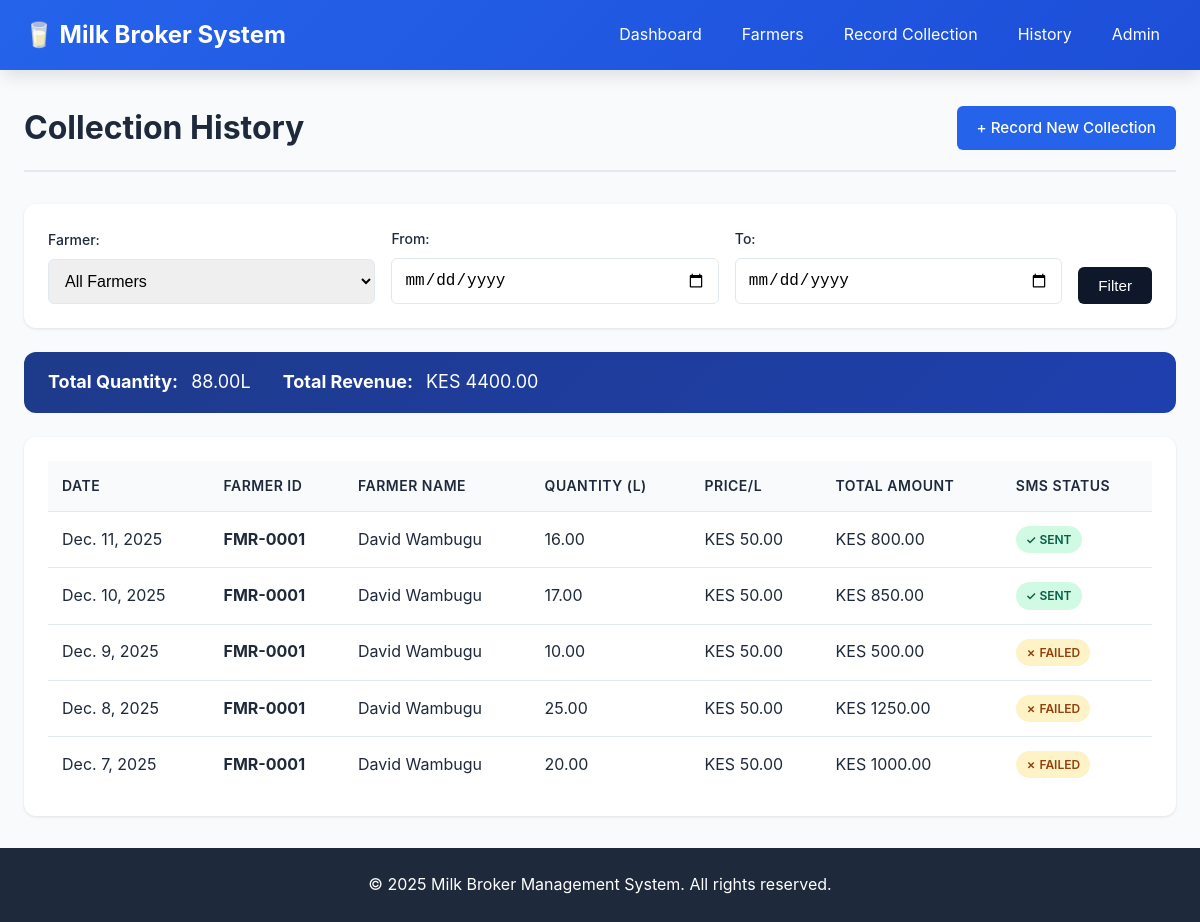
The page /collections/history/ on the database its author committed.
### broker/models.py (models this page shows, shortened)
class MilkCollection(models.Model):
    objects = None
    farmer = models.ForeignKey(Farmer, on_delete=models.CASCADE, related_name='collections')
    quantity = models.DecimalField(max_digits=10, decimal_places=2, help_text="Quantity in liters")
    collection_date = models.DateField(default=timezone.now)
    collection_time = models.TimeField(auto_now_add=True)
    price_per_liter = models.DecimalField(max_digits=10, decimal_places=2, default=50.00)
    total_amount = models.DecimalField(max_digits=10, decimal_places=2, editable=False)
    sms_sent = models.BooleanField(default=False)
    notes = models.TextField(blank=True, null=True)
    created_at = models.DateTimeField(auto_now_add=True)
    class Meta:
        ordering = ['-collection_date', '-collection_time']
        unique_together = ['farmer', 'collection_date']

class Farmer(models.Model):
    objects = None
    phone_regex = RegexValidator(
        regex=r'^\+?254?\d{9,10}$',
        message="Phone number must be in format: '+254712345678' or '0712345678'"
    )
    farmer_id = models.CharField(max_length=20, unique=True, editable=False)
    first_name = models.CharField(max_length=100)
    last_name = models.CharField(max_length=100)
    phone_number = models.CharField(validators=[phone_regex], max_length=15, unique=True)
    id_number = models.CharField(max_length=20, unique=True)
    location = models.CharField(max_length=200)
    date_registered = models.DateTimeField(auto_now_add=True)
    is_active = models.BooleanField(default=True)
    notes = models.TextField(blank=True, null=True)
    class Meta:
        ordering = ['-date_registered']

### broker/views.py (the view)
# urls.py: path('collections/history/', views.collection_history, name='collection_history'),
def collection_history(request):
    collections = MilkCollection.objects.all()
    farmer_id = request.GET.get('farmer')
    date_from = request.GET.get('date_from')
    date_to = request.GET.get('date_to')
    if farmer_id:
        collections = collections.filter(farmer_id=farmer_id)
    if date_from:
        collections = collections.filter(collection_date__gte=date_from)
    if date_to:
        collections = collections.filter(collection_date__lte=date_to)
    total_quantity = collections.aggregate(Sum('quantity'))['quantity__sum'] or 0
    total_revenue = collections.aggregate(Sum('total_amount'))['total_amount__sum'] or 0
    context = {
        'collections': collections,
        'total_quantity': total_quantity,
        'total_revenue': total_revenue,
        'farmers': Farmer.objects.filter(is_active=True),
    }
    return render(request, 'collection_history.html', context)

### broker/templates/collection_history.html (shortened to what this page needs)
{% extends 'base.html' %}
{% block content %}
<div class="page-header">
    <h2 class="page-title">Collection History</h2>
    <a href="{% url 'collection_create' %}" class="btn btn-primary">+ Record New Collection</a>
</div>
<div class="filter-box">
    <form method="get" class="filter-form">
        <div class="filter-group">
            <label>Farmer:</label>
            <select name="farmer" class="form-input">
                <option value="">All Farmers</option>
            </select>
        </div>
        <div class="filter-group">
            <label>From:</label>
            <input type="date" name="date_from" class="form-input">
        </div>
        <div class="filter-group">
            <label>To:</label>
            <input type="date" name="date_to" class="form-input">
        </div>
        <button type="submit" class="btn btn-search">Filter</button>
    </form>
</div>
<div class="stats-summary">
    <div class="summary-item">
        <strong>Total Quantity:</strong> {{ total_quantity|floatformat:2 }}L
    </div>
    <div class="summary-item">
        <strong>Total Revenue:</strong> KES {{ total_revenue|floatformat:2 }}
    </div>
</div>
<div class="table-container">
    <table class="data-table">
        <thead>
            <tr>
                <th>Date</th>
                <th>Farmer ID</th>
                <th>Farmer Name</th>
                <th>Quantity (L)</th>
                <th>Price/L</th>
                <th>Total Amount</th>
                <th>SMS Status</th>
            </tr>
        </thead>
        <tbody>
            {% for collection in collections %}
            <tr>
                <td>{{ collection.collection_date }}</td>
                <td><strong>{{ collection.farmer.farmer_id }}</strong></td>
                <td>{{ collection.farmer.first_name }} {{ collection.farmer.last_name }}</td>
                <td>{{ collection.quantity }}</td>
                <td>KES {{ collection.price_per_liter }}</td>
                <td>KES {{ collection.total_amount }}</td>
                <td>
                    {% if collection.sms_sent %}
                        <span class="badge badge-success">✓ Sent</span>
                    {% else %}
                        <span class="badge badge-warning">✗ Failed</span>
                    {% endif %}
                </td>
            </tr>
            {% empty %}
            <tr>
                <td colspan="7" class="text-center">No collections found</td>
            </tr>
            {% endfor %}
        </tbody>
    </table>
</div>
{% endblock %}

### static/css/style.css (style rules this page uses)
* { margin: 0; padding: 0; box-sizing: border-box; }
:root { --primary-color: #2563eb; --secondary-color: #64748b; --success-color: #10b981; --warning-color: #f59e0b; --danger-color: #ef4444; --info-color: #3b82f6; --light-gray: #f8fafc; --border-color: #e2e8f0; --text-dark: #1e293b; --text-muted: #64748b; --shadow: 0 1px 3px 0 rgba(0, 0, 0, 0.1); --shadow-lg: 0 10px 15px -3px rgba(0, 0, 0, 0.1); }
body { font-family: -apple-system, BlinkMacSystemFont, 'Segoe UI', 'Roboto', 'Oxygen', 'Ubuntu', 'Cantarell', 'Fira Sans', 'Droid Sans', 'Helvetica Neue', sans-serif; background-color: var(--light-gray); color: var(--text-dark); line-height: 1.6; min-height: 100vh; display: flex; flex-direction: column; }
.page-header { display: flex; justify-content: space-between; align-items: center; margin-bottom: 2rem; padding-bottom: 1rem; border-bottom: 2px solid var(--border-color); }
.page-title { font-size: 2rem; font-weight: 700; color: var(--text-dark); }
.btn { display: inline-block; padding: 0.625rem 1.25rem; font-size: 0.95rem; font-weight: 500; text-decoration: none; text-align: center; border: none; border-radius: 6px; cursor: pointer; transition: all 0.2s; }
.btn-primary { background-color: var(--primary-color); color: white; }
.btn-search { background-color: #0f172a; color: white; }
.table-container { background: white; border-radius: 12px; padding: 1.5rem; box-shadow: var(--shadow); overflow-x: auto; }
.data-table { width: 100%; border-collapse: collapse; }
.data-table thead { background-color: var(--light-gray); }
.data-table th { padding: 0.875rem; text-align: left; font-weight: 600; color: var(--text-dark); font-size: 0.875rem; text-transform: uppercase; letter-spacing: 0.5px; }
.data-table td { padding: 0.875rem; border-top: 1px solid var(--border-color); }
.badge { display: inline-block; padding: 0.25rem 0.625rem; font-size: 0.75rem; font-weight: 600; border-radius: 9999px; text-transform: uppercase; }
.badge-success { background-color: #d1fae5; color: #065f46; }
.badge-warning { background-color: #fef3c7; color: #92400e; }
.form-input, .form select, .form textarea { width: 100%; padding: 0.75rem; border: 1px solid var(--border-color); border-radius: 6px; font-size: 1rem; transition: border-color 0.2s; }
.filter-box { background: white; border-radius: 12px; padding: 1.5rem; box-shadow: var(--shadow); margin-bottom: 1.5rem; }
.filter-form { display: flex; gap: 1rem; align-items: end; }
.filter-group { flex: 1; display: flex; flex-direction: column; }
.filter-group label { font-size: 0.875rem; font-weight: 500; margin-bottom: 0.5rem; color: var(--text-dark); }
.stats-summary { display: flex; gap: 2rem; padding: 1rem 1.5rem; background: linear-gradient(135deg, #1e3a8a 0%, #1e40af 100%); color: white; border-radius: 12px; margin-bottom: 1.5rem; font-size: 1.125rem; }
.summary-item strong { margin-right: 0.5rem; }

### rows shown on the page
MilkCollection: collection_date "Dec. 11, 2025", farmer.farmer_id "FMR-0001", farmer.first_name "David", farmer.last_name "Wambugu", quantity "16.00", price_per_liter "50.00", total_amount "800.00", sms_sent "✓ SENT"
MilkCollection: collection_date "Dec. 10, 2025", farmer.farmer_id "FMR-0001", farmer.first_name "David", farmer.last_name "Wambugu", quantity "17.00", price_per_liter "50.00", total_amount "850.00", sms_sent "✓ SENT"
MilkCollection: collection_date "Dec. 9, 2025", farmer.farmer_id "FMR-0001", farmer.first_name "David", farmer.last_name "Wambugu", quantity "10.00", price_per_liter "50.00", total_amount "500.00", sms_sent "✗ FAILED"
MilkCollection: collection_date "Dec. 8, 2025", farmer.farmer_id "FMR-0001", farmer.first_name "David", farmer.last_name "Wambugu", quantity "25.00", price_per_liter "50.00", total_amount "1250.00", sms_sent "✗ FAILED"
MilkCollection: collection_date "Dec. 7, 2025", farmer.farmer_id "FMR-0001", farmer.first_name "David", farmer.last_name "Wambugu", quantity "20.00", price_per_liter "50.00", total_amount "1000.00", sms_sent "✗ FAILED"

### other values the page prints
{{ total_quantity|floatformat:2 }} "88.00"
{{ total_revenue|floatformat:2 }} "4400.00"
